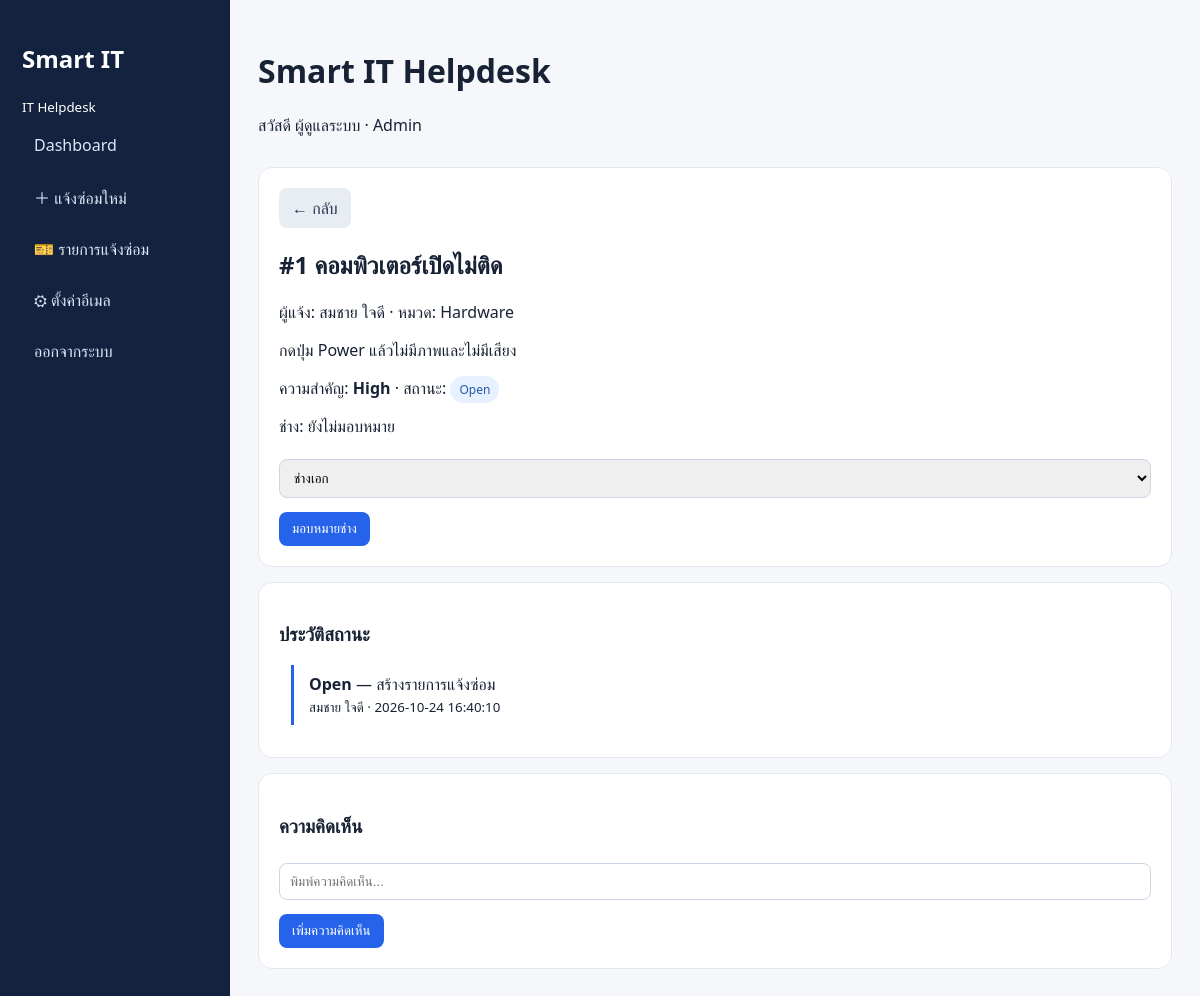
Screenshot of /index.php?view=1 (signed in) with the database file from the repository.
### tables this page shows
CREATE TABLE tickets (
  id INT AUTO_INCREMENT PRIMARY KEY,
  user_id INT NOT NULL,
  technician_id INT NULL,
  category_id INT NULL,
  title VARCHAR(255) NOT NULL,
  description TEXT NOT NULL,
  priority ENUM('Low','Medium','High') NOT NULL DEFAULT 'Medium',
  status ENUM('Open','Assigned','InProgress','Resolved','Closed') NOT NULL DEFAULT 'Open',
  attachment VARCHAR(255) NULL,
  created_at TIMESTAMP DEFAULT CURRENT_TIMESTAMP,
  updated_at TIMESTAMP DEFAULT CURRENT_TIMESTAMP ON UPDATE CURRENT_TIMESTAMP,
  FOREIGN KEY (user_id) REFERENCES users(id),
  FOREIGN KEY (technician_id) REFERENCES users(id) ON DELETE SET NULL,
  FOREIGN KEY (category_id) REFERENCES categories(id) ON DELETE SET NULL
);

CREATE TABLE users (
  id INT AUTO_INCREMENT PRIMARY KEY,
  name VARCHAR(150) NOT NULL,
  email VARCHAR(190) NOT NULL UNIQUE,
  password_hash VARCHAR(255) NOT NULL,
  role ENUM('User','Technician','Admin') NOT NULL DEFAULT 'User',
  created_at TIMESTAMP DEFAULT CURRENT_TIMESTAMP
);

CREATE TABLE categories (
  id INT AUTO_INCREMENT PRIMARY KEY,
  name VARCHAR(100) NOT NULL UNIQUE
);

CREATE TABLE ticket_logs (
  id INT AUTO_INCREMENT PRIMARY KEY,
  ticket_id INT NOT NULL,
  user_id INT NOT NULL,
  old_status VARCHAR(30) NULL,
  new_status VARCHAR(30) NOT NULL,
  note TEXT NULL,
  created_at TIMESTAMP DEFAULT CURRENT_TIMESTAMP,
  FOREIGN KEY (ticket_id) REFERENCES tickets(id) ON DELETE CASCADE,
  FOREIGN KEY (user_id) REFERENCES users(id) ON DELETE CASCADE
);

### index.php (the view, shortened to what this page needs)
<?php
require_once __DIR__.'/config/db.php';
 ?>
 </div></body></html><?php exit;
$me=$_SESSION['user'];
function h($x){return htmlspecialchars($x??'',ENT_QUOTES,'UTF-8');}
?>
<!doctype html><html lang="th"><head><meta charset="utf-8"><meta name="viewport" content="width=device-width"><title>Smart IT Helpdesk</title></head><body>
<aside class="side"><h2>Smart IT</h2><small>IT Helpdesk</small><a href="index.php">Dashboard</a><a href="index.php?create=1">＋ แจ้งซ่อมใหม่</a><a href="index.php?tickets=1">🎫 รายการแจ้งซ่อม</a><?php if($me['role']==='Admin'): ?><a href="admin_settings.php">⚙ ตั้งค่าอีเมล</a><?php endif; ?><a href="index.php?logout=1">ออกจากระบบ</a></aside>
<main class="main"><div class="top"><div><h1>Smart IT Helpdesk</h1><p>สวัสดี <?=h($me['name'])?> · <?=h($me['role'])?></p></div></div>
<?php if(isset($_GET['create'])):?>
<div class="card"><h2>แจ้งซ่อมใหม่</h2><form method="post"><label>หัวข้อ</label><input name="title" required><label>หมวดหมู่</label><select name="category"><?php foreach($pdo->query("SELECT * FROM categories") as $c):?><option value="<?=$c['id']?>"><?=h($c['name'])?></option><?php endforeach;?></select><div class="two"><div><label>ความสำคัญ</label><select name="priority"><option>Low</option><option selected>Medium</option><option>High</option></select></div></div><label>รายละเอียด</label><textarea name="description" required></textarea><button class="btn" name="create">ส่งรายการแจ้งซ่อม</button></form></div>
<?php elseif(isset($_GET['view'])):
 $s=$pdo->prepare("SELECT t.*,c.name category,u.name username,u.email,te.name tech FROM tickets t LEFT JOIN categories c ON c.id=t.category_id JOIN users u ON u.id=t.user_id LEFT JOIN users te ON te.id=t.technician_id WHERE t.id=?");$s->execute([$_GET['view']]);$t=$s->fetch();
?>
<div class="card"><a class="btn gray" href="index.php">← กลับ</a><h2>#<?=$t['id']?> <?=h($t['title'])?></h2><p>ผู้แจ้ง: <?=h($t['username'])?> · หมวด: <?=h($t['category'])?></p><p><?=h($t['description'])?></p><p>ความสำคัญ: <b><?=h($t['priority'])?></b> · สถานะ: <span class="badge <?=strtolower($t['status'])?>"><?=h($t['status'])?></span></p><p>ช่าง: <?=h($t['tech']?:'ยังไม่มอบหมาย')?></p>
<?php if($me['role']==='Admin' && $t['status']==='Open'):?><form method="post"><select name="tech"><?php $ts=$pdo->query("SELECT id,name FROM users WHERE role='Technician'");foreach($ts as $x):?><option value="<?=$x['id']?>"><?=h($x['name'])?></option><?php endforeach;?></select><input type="hidden" name="ticket_id" value="<?=$t['id']?>"><button class="btn" name="assign">มอบหมายช่าง</button></form><?php endif;?>
</div>
<div class="card"><h3>ประวัติสถานะ</h3><?php $q=$pdo->prepare("SELECT l.*,u.name FROM ticket_logs l JOIN users u ON u.id=l.user_id WHERE ticket_id=? ORDER BY l.id");$q->execute([$t['id']]);foreach($q as $l):?><div class="log"><b><?=h($l['new_status'])?></b> — <?=h($l['note'])?><br><small><?=h($l['name'])?> · <?=$l['created_at']?></small></div><?php endforeach;?></div>
<div class="card"><h3>ความคิดเห็น</h3><form method="post"><input name="comment" placeholder="พิมพ์ความคิดเห็น..." required><button class="btn" name="comment">เพิ่มความคิดเห็น</button></form></div>
<?php endif;?></main></body></html>

### index.php (style rules this page uses)
* { box-sizing:border-box }
body { margin:0;font-family:Segoe UI,Arial;background:#f5f7fb;color:#182235 }
.side { position:fixed;width:230px;height:100%;background:#13233f;color:white;padding:22px }
.side a { display:block;color:#dce6f8;text-decoration:none;padding:12px;border-radius:8px;margin:5px 0 }
.main { margin-left:230px;padding:28px;max-width:1250px }
.top { display:flex;justify-content:space-between }
.card { background:#fff;padding:20px;border:1px solid #e3e8f0;border-radius:14px;margin:15px 0 }
.btn { display:inline-block;padding:9px 13px;background:#2563eb;color:#fff;border:0;border-radius:8px;text-decoration:none }
.gray { background:#e8edf4;color:#27364d }
.badge { padding:5px 9px;border-radius:20px;font-size:12px }
.open { background:#e8f1ff;color:#245aa8 }
input,textarea,select { width:100%;padding:10px;border:1px solid #ccd6e4;border-radius:8px;margin:6px 0 14px }
.log { border-left:3px solid #2563eb;padding:8px 15px;margin:12px }

### rows the page displays
tickets: id "1", title "คอมพิวเตอร์เปิดไม่ติด", user.name "สมชาย ใจดี", category.name "Hardware", description "กดปุ่ม Power แล้วไม่มีภาพและไม่มีเสียง", priority "High", status "Open"
ticket_logs: new_status "Open", note "สร้างรายการแจ้งซ่อม", user.name "สมชาย ใจดี", created_at "2026-10-24 16:40:10"

### other values shown
$me['name'] "ผู้ดูแลระบบ"
$me['role'] "Admin"
$t['tech']?:'ยังไม่มอบหมาย' "ยังไม่มอบหมาย"
form field tech "ช่างเอก"
